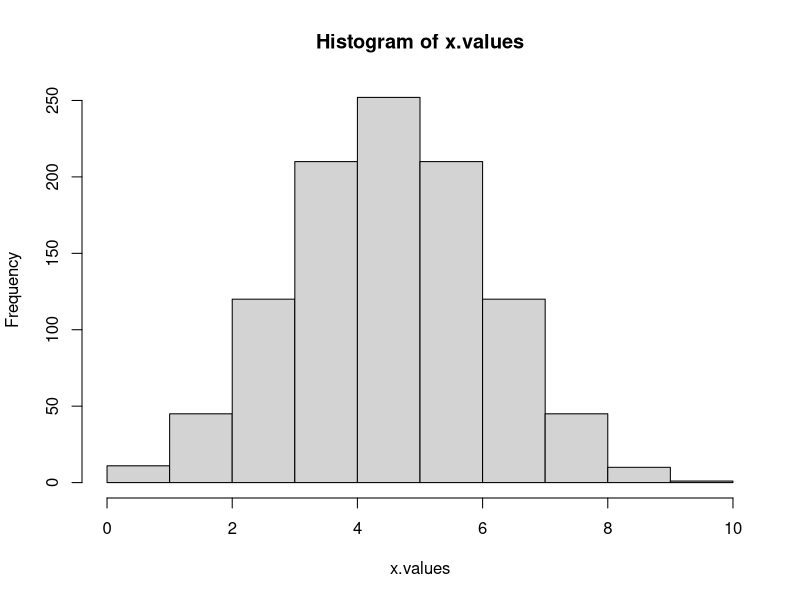

The R source for this figure:
library(ggplot2)

# outcome is tail or head
outcomes <- c("T", "H");

# probabilities of each outcome
prob <- c(0.3, 0.7);

# ensure that probs sum to 1
prob <- prob / sum(prob);

# number of coin flips in a sequence
n.trials <- 10;

# Enumerate the sample space of a sequence of n trials,
# given the outcomes of individual trials,
# returning the sample space
enumerate <- function(outcomes, n) {
  if (n == 1) {
    as.list(outcomes)
  } else {
    branches <- enumerate(outcomes, n - 1);
    unlist(
      lapply(branches,
        function(b) {
          lapply(outcomes, function(o) c(b, o))
        }
      ),
      recursive = FALSE
    )
  }
}

sample.space <- enumerate(outcomes, n.trials);

# draw a sample s
s <- sample(outcomes, n.trials, replace=TRUE, prob=prob);

sum(unlist(lapply(sample.space, function(r) all(r == s))))

# we define random variable X as the number of heads

# all values of X in the sample space
x.values <- unlist(lapply(sample.space, function(r) sum(r == "H")));

# domain of random variable X
X.domain <- unique(x.values);

# induced probability function on random variable X
ind.prob <- table(x.values) / length(x.values);

hist(x.values)
